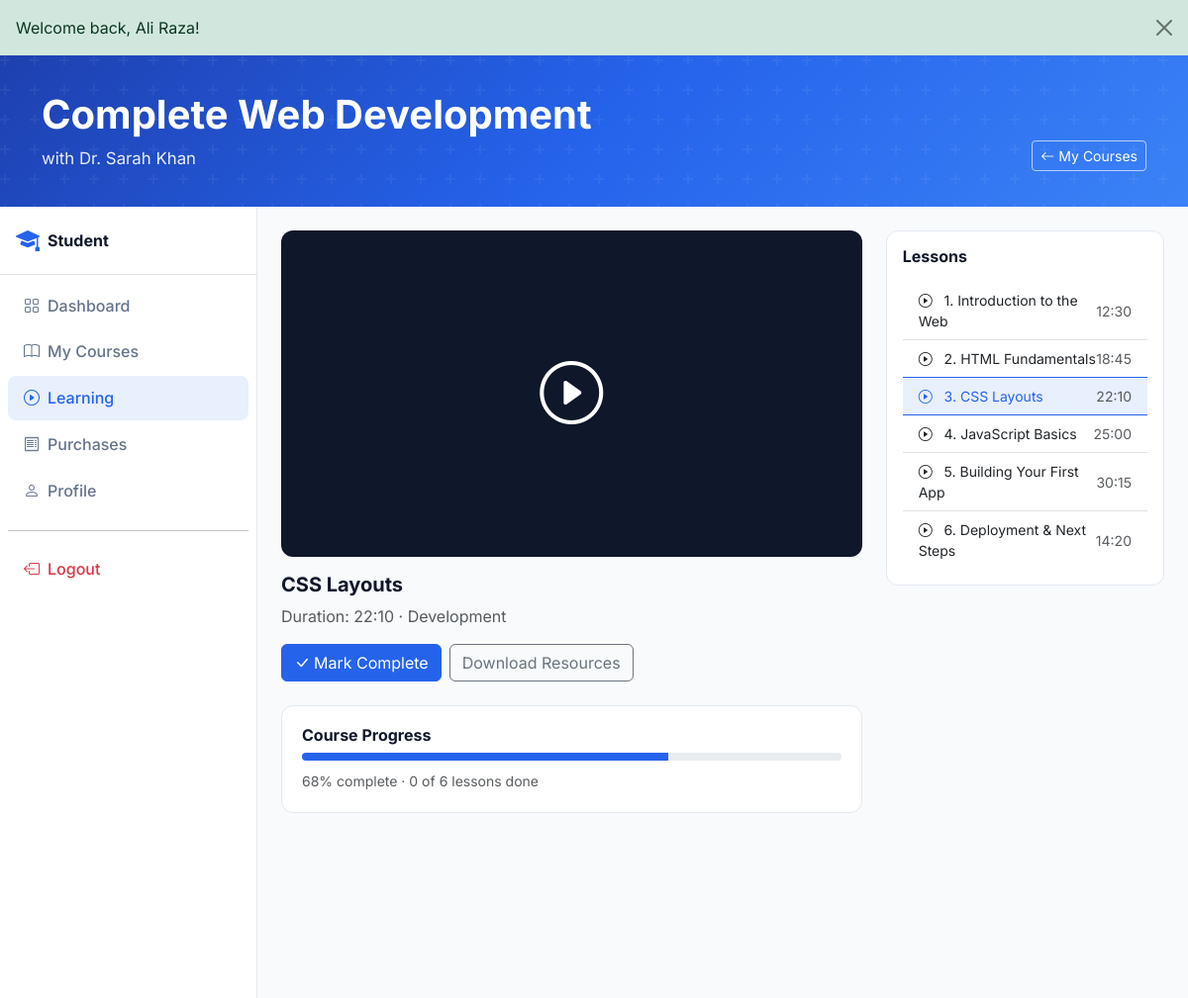
Page /student/course-learn.php (signed in) on the committed database.
### tables this page shows
CREATE TABLE lessons (
  id INT UNSIGNED AUTO_INCREMENT PRIMARY KEY,
  course_id INT UNSIGNED NOT NULL,
  title VARCHAR(200) NOT NULL,
  duration VARCHAR(10) DEFAULT '10:00',
  sort_order INT UNSIGNED NOT NULL DEFAULT 0,
  content_url VARCHAR(255) DEFAULT NULL,
  FOREIGN KEY (course_id) REFERENCES courses(id) ON DELETE CASCADE,
  INDEX idx_lessons_course (course_id)
);

CREATE TABLE courses (
  id INT UNSIGNED AUTO_INCREMENT PRIMARY KEY,
  teacher_id INT UNSIGNED NOT NULL,
  category_id INT UNSIGNED NOT NULL,
  title VARCHAR(200) NOT NULL,
  slug VARCHAR(220) NOT NULL,
  description TEXT NOT NULL,
  price DECIMAL(10,2) NOT NULL DEFAULT 0,
  thumb VARCHAR(255) DEFAULT 'assets/images/courses/placeholder.jpg',
  status ENUM('draft','pending','published','rejected') NOT NULL DEFAULT 'pending',
  rating DECIMAL(3,2) NOT NULL DEFAULT 0,
  created_at TIMESTAMP DEFAULT CURRENT_TIMESTAMP,
  updated_at TIMESTAMP DEFAULT CURRENT_TIMESTAMP ON UPDATE CURRENT_TIMESTAMP,
  FOREIGN KEY (teacher_id) REFERENCES users(id) ON DELETE CASCADE,
  FOREIGN KEY (category_id) REFERENCES categories(id),
  INDEX idx_courses_status (status),
  INDEX idx_courses_teacher (teacher_id)
);

CREATE TABLE categories (
  id INT UNSIGNED AUTO_INCREMENT PRIMARY KEY,
  name VARCHAR(80) NOT NULL UNIQUE,
  slug VARCHAR(80) NOT NULL UNIQUE
);

CREATE TABLE enrollments (
  id INT UNSIGNED AUTO_INCREMENT PRIMARY KEY,
  student_id INT UNSIGNED NOT NULL,
  course_id INT UNSIGNED NOT NULL,
  progress TINYINT UNSIGNED NOT NULL DEFAULT 0,
  status ENUM('active','completed') NOT NULL DEFAULT 'active',
  last_access DATE DEFAULT NULL,
  enrolled_at TIMESTAMP DEFAULT CURRENT_TIMESTAMP,
  UNIQUE KEY uniq_enrollment (student_id, course_id),
  FOREIGN KEY (student_id) REFERENCES users(id) ON DELETE CASCADE,
  FOREIGN KEY (course_id) REFERENCES courses(id) ON DELETE CASCADE
);

### components/config.php (called while the page is built, shortened)
<?php
require_once __DIR__ . '/database.php';
require_once __DIR__ . '/auth.php';
require_once __DIR__ . '/../includes/data.php';
function url(string $path = ''): string
{
    return rtrim(BASE_URL, '/') . '/' . ltrim($path, '/');
}
function mockStudentEnrollments(): array { return getStudentEnrollments(); }
function mockCourseLessons(int $courseId): array { return getCourseLessons($courseId, auth_id()); }

### components/database.php (called while the page is built, shortened)
<?php
function db_config(): array
{
    static $config;
    if ($config === null) {
        $config = require __DIR__ . '/db-config.php';
    }
    return $config;
}
function db(): PDO
{
    static $pdo;
    if ($pdo instanceof PDO) {
        return $pdo;
    }
    $c = db_config();
    $dsn = sprintf('mysql:host=%s;port=%s;dbname=%s;charset=%s', $c['host'], $c['port'], $c['name'], $c['charset']);
    $pdo = new PDO($dsn, $c['user'], $c['pass'], [
        PDO::ATTR_ERRMODE => PDO::ERRMODE_EXCEPTION,
        PDO::ATTR_DEFAULT_FETCH_MODE => PDO::FETCH_ASSOC,
        PDO::ATTR_EMULATE_PREPARES => false,
    ]);
    return $pdo;
}
function db_available(): bool
{
    static $available;
    if ($available !== null) {
        return $available;
    }
    try {
        db()->query('SELECT 1 FROM users LIMIT 1');
        $available = true;
    } catch (Throwable) {
        $available = false;
    }
    return $available;
}

### includes/data.php (called while the page is built, shortened)
<?php
require_once __DIR__ . '/../components/database.php';
function map_course_row(array $row): array
{
    return [
        'id' => (int) $row['id'],
        'title' => $row['title'],
        'teacher' => $row['teacher_name'] ?? '',
        'teacher_id' => (int) ($row['teacher_id'] ?? 0),
        'price' => (float) $row['price'],
        'rating' => (float) $row['rating'],
        'category' => $row['category_name'] ?? '',
        'category_id' => (int) ($row['category_id'] ?? 0),
        'thumb' => $row['thumb'] ?: 'assets/images/courses/placeholder.jpg',
        'students' => (int) ($row['student_count'] ?? 0),
        'desc' => $row['description'] ?? '',
        'status' => $row['status'] ?? 'published',
        'submitted' => isset($row['created_at']) ? date('Y-m-d', strtotime($row['created_at'])) : '',
        'enrollments' => (int) ($row['student_count'] ?? 0),
    ];
}
function courses_base_sql(string $where = '1=1'): string
{
    return "SELECT c.*, u.name AS teacher_name, cat.name AS category_name,
            (SELECT COUNT(*) FROM enrollments e WHERE e.course_id = c.id) AS student_count
            FROM courses c
            JOIN users u ON u.id = c.teacher_id
            JOIN categories cat ON cat.id = c.category_id
            WHERE $where";
}
function getCourseById(int $id): ?array
{
    if (!db_available()) {
        foreach (fallbackCourses() as $c) {
            if ($c['id'] === $id) {
                return $c;
            }
        }
        return null;
    }
    $stmt = db()->prepare(courses_base_sql('c.id = ?'));
    $stmt->execute([$id]);
    $row = $stmt->fetch();
    return $row ? map_course_row($row) : null;
}
function getStudentEnrollments(?int $studentId = null): array
{
    $studentId = $studentId ?? auth_id();
    $sql = "SELECT e.*, c.id AS course_id, c.title, c.price, c.rating, c.thumb, c.description,
            u.name AS teacher_name, cat.name AS category_name
            FROM enrollments e
            JOIN courses c ON c.id = e.course_id
            JOIN users u ON u.id = c.teacher_id
            JOIN categories cat ON cat.id = c.category_id
            WHERE e.student_id = ?
            ORDER BY e.last_access DESC";
    $stmt = db()->prepare($sql);
    $stmt->execute([$studentId]);
    return array_map(static function ($row) {
        return [
            'id' => (int) $row['course_id'],
            'course_id' => (int) $row['course_id'],
            'title' => $row['title'],
            'teacher' => $row['teacher_name'],
            'price' => (float) $row['price'],
            'rating' => (float) $row['rating'],
            'category' => $row['category_name'],
            'thumb' => $row['thumb'] ?: 'assets/images/courses/placeholder.jpg',
            'desc' => $row['description'],
            'progress' => (int) $row['progress'],
            'status' => $row['status'],
            'last_access' => $row['last_access'] ? date('Y-m-d', strtotime($row['last_access'])) : '',
        ];
    }, $stmt->fetchAll());
}
function getCourseLessons(int $courseId, ?int $studentId = null): array
{
    $stmt = db()->prepare('SELECT * FROM lessons WHERE course_id = ? ORDER BY sort_order');
    $stmt->execute([$courseId]);
    $lessons = $stmt->fetchAll();
    $completedIds = [];
    if ($studentId) {
        $stmt = db()->prepare('SELECT lp.lesson_id FROM lesson_progress lp
            JOIN enrollments e ON e.id = lp.enrollment_id
            WHERE e.student_id = ? AND e.course_id = ?');
        $stmt->execute([$studentId, $courseId]);
        $completedIds = array_column($stmt->fetchAll(), 'lesson_id');
    }
    return array_map(static function ($row) use ($completedIds) {
        return [
            'id' => (int) $row['id'],
            'title' => $row['title'],
            'duration' => $row['duration'],
            'completed' => in_array($row['id'], $completedIds, true),
        ];
    }, $lessons);
}

### components/auth.php (called while the page is built, shortened)
<?php
require_once __DIR__ . '/database.php';
function auth_id(): ?int
{
    return isset($_SESSION['user']['id']) ? (int) $_SESSION['user']['id'] : null;
}

### student/course-learn.php (the view, shortened to what this page needs)
<?php
$courseId = (int) ($_GET['id'] ?? 1);
$course = getCourseById($courseId) ?? mockStudentEnrollments()[0];
$lessons = mockCourseLessons($courseId);
$pageActions = '<a href="' . url('student/my-courses.php') . '" class="btn btn-outline-secondary btn-sm"><i class="bi bi-arrow-left me-1"></i>My Courses</a>';
$activeLesson = $lessons[2] ?? $lessons[0];
require_once __DIR__ . '/../components/head.php';
require __DIR__ . '/../components/page-hero.php';
?>
<div class="dashboard-layout">
<div class="dashboard-wrapper d-flex">
  <?php require __DIR__ . '/../components/sidebar-student.php'; ?>
  <main class="dashboard-main flex-grow-1 p-4">
    <div class="row g-4">
      <div class="col-lg-8">
        <div class="video-placeholder mb-3">
          <i class="bi bi-play-circle"></i>
        </div>
        <h2 class="h5 fw-bold" id="currentLessonTitle"><?= htmlspecialchars($activeLesson['title']) ?></h2>
        <p class="text-muted">Duration: <?= htmlspecialchars($activeLesson['duration']) ?> · <?= htmlspecialchars($course['category']) ?></p>
        <div class="d-flex gap-2 mt-3">
          <button type="button" class="btn btn-primary" id="markLessonComplete"><i class="bi bi-check-lg me-1"></i>Mark Complete</button>
          <button type="button" class="btn btn-outline-secondary" data-demo>Download Resources</button>
        </div>
        <div class="progress-card mt-4">
          <h3 class="h6 fw-bold mb-2">Course Progress</h3>
          <?php
          $progress = 45;
          foreach (mockStudentEnrollments() as $e) {
              if ($e['id'] === $courseId) {
                  $progress = $e['progress'];
                  break;
              }
          }
          ?>
          <div class="progress mb-2" style="height:8px">
            <div class="progress-bar bg-primary" style="width:<?= (int) $progress ?>%"></div>
          </div>
          <small class="text-muted"><?= (int) $progress ?>% complete · <?= count(array_filter($lessons, fn($l) => $l['completed'])) ?> of <?= count($lessons) ?> lessons done</small>
        </div>
      </div>
      <div class="col-lg-4">
        <div class="table-card p-3 lesson-list">
          <h3 class="h6 fw-bold mb-3">Lessons</h3>
          <div class="list-group list-group-flush">
            <?php foreach ($lessons as $i => $lesson): ?>
            <a href="#"
               class="list-group-item list-group-item-action d-flex justify-content-between align-items-center <?= $lesson['id'] === $activeLesson['id'] ? 'active' : '' ?>"
               data-lesson="<?= (int) $lesson['id'] ?>"
               data-lesson-title="<?= htmlspecialchars($lesson['title']) ?>">
              <span class="small">
                <i class="bi <?= $lesson['completed'] ? 'bi-check-circle-fill text-success' : 'bi-play-circle' ?> me-2 lesson-status"></i>
                <?= ($i + 1) ?>. <?= htmlspecialchars($lesson['title']) ?>
              </span>
              <small class="text-muted"><?= htmlspecialchars($lesson['duration']) ?></small>
            </a>
            <?php endforeach; ?>
          </div>
        </div>
      </div>
    </div>
  </main>
</div>
</div>
<?php
require_once __DIR__ . '/../components/modals.php';
require_once __DIR__ . '/../components/dashboard-footer-scripts.php';

### assets/css/variables.css (style rules this page uses)
:root { --primary: #2563EB; --primary-dark: #1E40AF; --secondary-bg: #F8FAFC; --border: #E2E8F0; --accent: #F59E0B; --text: #0F172A; --text-muted: #64748B; --success: #10B981; --danger: #EF4444; --radius: 12px; --radius-lg: 16px; --shadow: 0 4px 24px rgba(37, 99, 235, 0.08); --shadow-hover: 0 16px 48px rgba(30, 64, 175, 0.15); --transition: 0.25s cubic-bezier(0.4, 0, 0.2, 1); --font: 'Inter', system-ui, -apple-system, sans-serif; }

### assets/css/main.css (style rules this page uses)
*, *::before, *::after { box-sizing: border-box; }
body { font-family: var(--font); color: var(--text); background: #fff; display: flex; flex-direction: column; min-height: 100vh; }
main { flex: 1; }
.bg-primary { background-color: var(--primary) !important; }
.btn-primary { background: var(--primary); border-color: var(--primary); }
.page-hero__actions .btn-outline-light, .page-hero__actions .btn-outline-primary, .page-hero__actions .btn-outline-secondary { border-color: rgba(255, 255, 255, 0.65); color: #fff; background: transparent; }

### assets/css/components.css (style rules this page uses)
.table-card { background: #fff; border-radius: var(--radius); border: 1px solid var(--border); overflow: hidden; }
.video-placeholder { aspect-ratio: 16/9; background: #0F172A; border-radius: var(--radius); display: flex; align-items: center; justify-content: center; color: #fff; font-size: 4rem; }
.lesson-list .list-group-item.active { background: rgba(37, 99, 235, 0.1); border-color: var(--primary); color: var(--primary); }

### assets/css/dashboard.css (style rules this page uses)
.dashboard-layout { min-height: 100vh; display: flex; flex-direction: column; background: var(--secondary-bg); }
.dashboard-layout .dashboard-wrapper { flex: 1; min-height: 0; }
.dashboard-wrapper { min-height: calc(100vh - 120px); background: var(--secondary-bg); }
.dashboard-main { min-height: 100vh; overflow-x: hidden; }
.progress-card { background: #fff; border-radius: var(--radius); padding: 1.25rem; border: 1px solid var(--border); }

### rows in the picture
lessons: title "CSS Layouts", duration "22:10"
courses: category.name "Development"
enrollments: progress "68"
lessons: title "Introduction to the Web", duration "12:30"
lessons: title "HTML Fundamentals", duration "18:45"
lessons: title "JavaScript Basics", duration "25:00"
lessons: title "Building Your First App", duration "30:15"
lessons: title "Deployment & Next Steps", duration "14:20"

### other values in the picture
$flash['message'] "Welcome back, Ali Raza!"
$pageHeading "Complete Web Development"
$pageSubheading "with Dr. Sarah Khan"
count(array_filter($lessons, fn($l) => $l['completed'])) "0"
count($lessons) "6"
